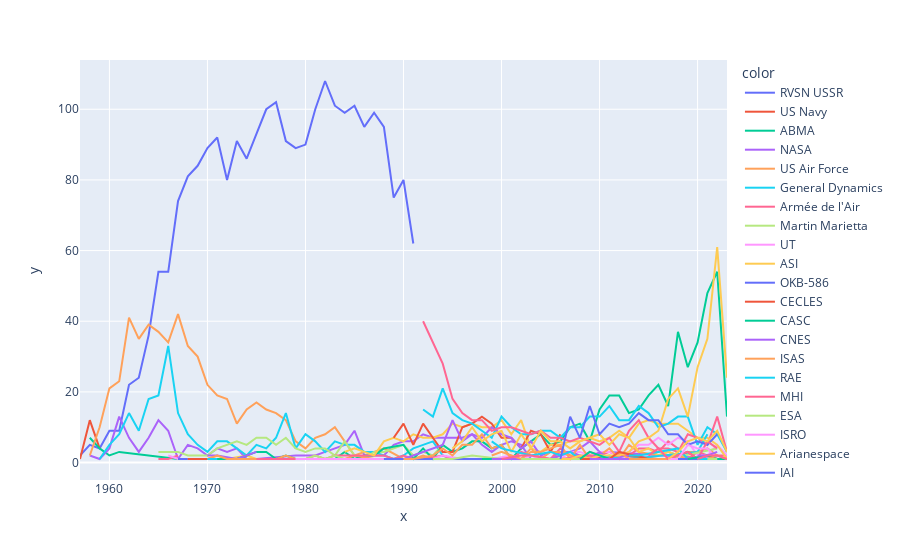

The code cell stored with this chart in its notebook:
### Code cell
plot = px.line(x=max_launch_org['Year'],
       y=max_launch_org['Num_launches'],
       color=max_launch_org['Organisation'],
        hover_name=max_launch_org['Organisation'])
plot.show()
